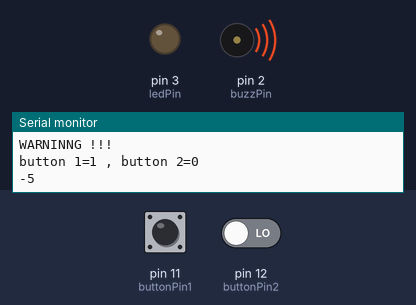
Simulated run of this sketch. Board: Arduino Uno, built with avr-gcc and run on an emulated ATmega328P. Parts: output pins drawn as LEDs (lit = HIGH), buzzer (waves = sounding, pin HIGH), the last lines printed to the serial monitor. The test bench sets the inputs (shaded band); at power-on: pin 11 (buttonPin1) HIGH, pin 12 (buttonPin2) LOW.

Above: at 2.8 s.
2.9 s: pin 11 (buttonPin1) pulled LOW for 3.2 s
7.6 s: pin 11 (buttonPin1) driven LOW and pin 12 (buttonPin2) driven HIGH
At 8.9 s:
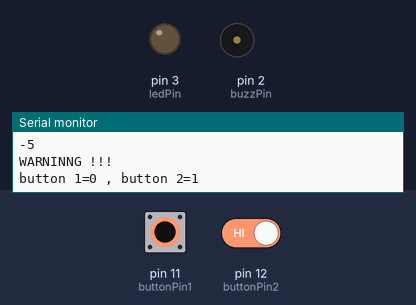
11.7 s: pin 11 (buttonPin1) driven HIGH
At 13.1 s:
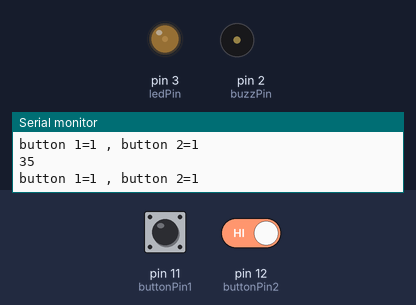
13.5 s: pin 11 (buttonPin1) driven LOW
At 15.4 s:
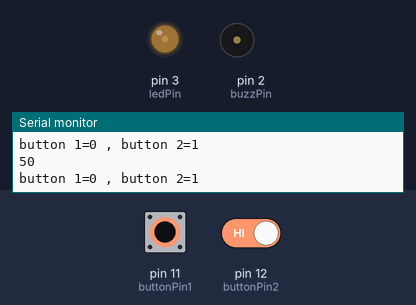
21.7 s: pin 12 (buttonPin2) driven LOW
At 23.2 s:
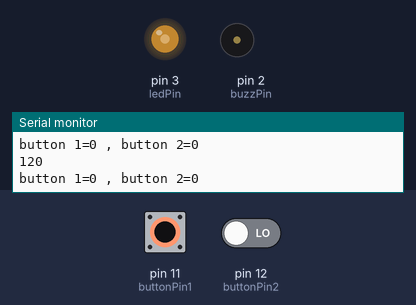
23.5 s: pin 12 (buttonPin2) driven HIGH
At 28.9 s:
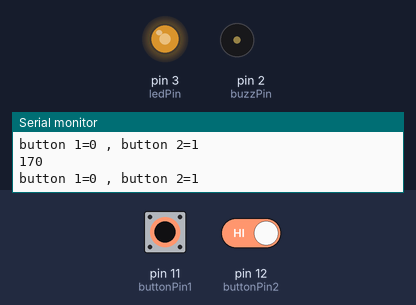
Timing chart, 0 to 33.0 s (numbered marks = the images above; inputs shaded):
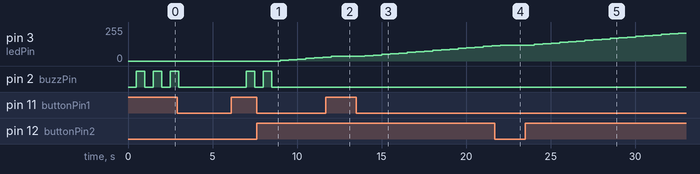

The sketch:

button_voltage_control.ino
```cpp
int ledBright=0;
int buttonPin1=11;
int buttonPin2=12;
int buttonVal1;
int buttonVal2;
int buzzPin=2;
int ledPin=3;
int dt=500;


void setup() {
  // put your setup code here, to run once:
  Serial.begin(9600);
  pinMode(buttonPin1,INPUT);
  pinMode(buttonPin2,INPUT);
  pinMode(buzzPin, OUTPUT);
  pinMode(ledPin,OUTPUT);

}
void loop() {
  // put your main code here, to run repeatedly:

  buttonVal1=digitalRead(buttonPin1);
  buttonVal2=digitalRead(buttonPin2);
  Serial.print("button 1=");
  Serial.print(buttonVal1);
  Serial.print(" , ");
  Serial.print("button 2=");
  Serial.println(buttonVal2);
  delay(dt);

  if(buttonVal1==0 && buttonVal2==1){
      ledBright+=5;
  }

  if (buttonVal1==1 && buttonVal2==0){
       ledBright-=5;
    }
    Serial.println(ledBright);
    if(ledBright>255){
      ledBright=255;
      digitalWrite(buzzPin,HIGH);
      delay(dt);
      digitalWrite(buzzPin,LOW);
      Serial.println("WARNINNG !!!");
    }

  else if(ledBright<0){
     ledBright=0;
      digitalWrite(buzzPin,HIGH);
      delay(dt);
      digitalWrite(buzzPin,LOW);
      Serial.println("WARNINNG !!!");

    }

  analogWrite(ledPin,ledBright);

}
```

Measured:
- after the input at 7.6 s, pin 3 (ledPin): moves from 0/255 to 30/255 over 2.5 s, starting after 1.4 s; pin 2 (buzzPin): goes on until 8.5 s, then stays LOW
- after the input at 11.7 s, pin 3 (ledPin): goes on until 12.0 s, then stays 35/255
- after the input at 13.5 s, pin 3 (ledPin): moves from 35/255 to 115/255 over 7.5 s, starting after 0.51 s
- after the input at 21.7 s, pin 3 (ledPin): goes on until 22.0 s, then stays 120/255
- after the input at 23.5 s, pin 3 (ledPin): moves from 120/255 to 210/255 over 8.5 s, starting after 0.52 s
